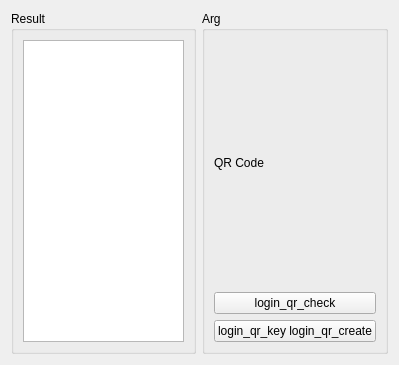
<?xml version="1.0" encoding="UTF-8"?>
<ui version="4.0">
 <class>TabLogin_qr</class>
 <widget class="QWidget" name="TabLogin_qr">
  <property name="geometry">
   <rect>
    <x>0</x>
    <y>0</y>
    <width>399</width>
    <height>365</height>
   </rect>
  </property>
  <property name="windowTitle">
   <string>Form</string>
  </property>
  <layout class="QHBoxLayout" name="horizontalLayout">
   <item>
    <widget class="QGroupBox" name="groupBox_2">
     <property name="title">
      <string>Result</string>
     </property>
     <layout class="QVBoxLayout" name="verticalLayout_3">
      <item>
       <widget class="QTextEdit" name="textEdit_ret"/>
      </item>
     </layout>
    </widget>
   </item>
   <item>
    <widget class="QGroupBox" name="groupBox">
     <property name="title">
      <string>Arg</string>
     </property>
     <layout class="QVBoxLayout" name="verticalLayout_2">
      <item>
       <layout class="QVBoxLayout" name="verticalLayout">
        <item>
         <widget class="QLabel" name="label">
          <property name="text">
           <string>QR Code</string>
          </property>
         </widget>
        </item>
        <item>
         <widget class="QPushButton" name="pushButton_login_qr_check">
          <property name="text">
           <string>login_qr_check</string>
          </property>
         </widget>
        </item>
        <item>
         <widget class="QPushButton" name="pushButton_login_qr_create">
          <property name="text">
           <string>login_qr_key login_qr_create</string>
          </property>
          <property name="autoRepeat">
           <bool>false</bool>
          </property>
         </widget>
        </item>
       </layout>
      </item>
     </layout>
    </widget>
   </item>
  </layout>
 </widget>
 <resources/>
 <connections/>
</ui>
